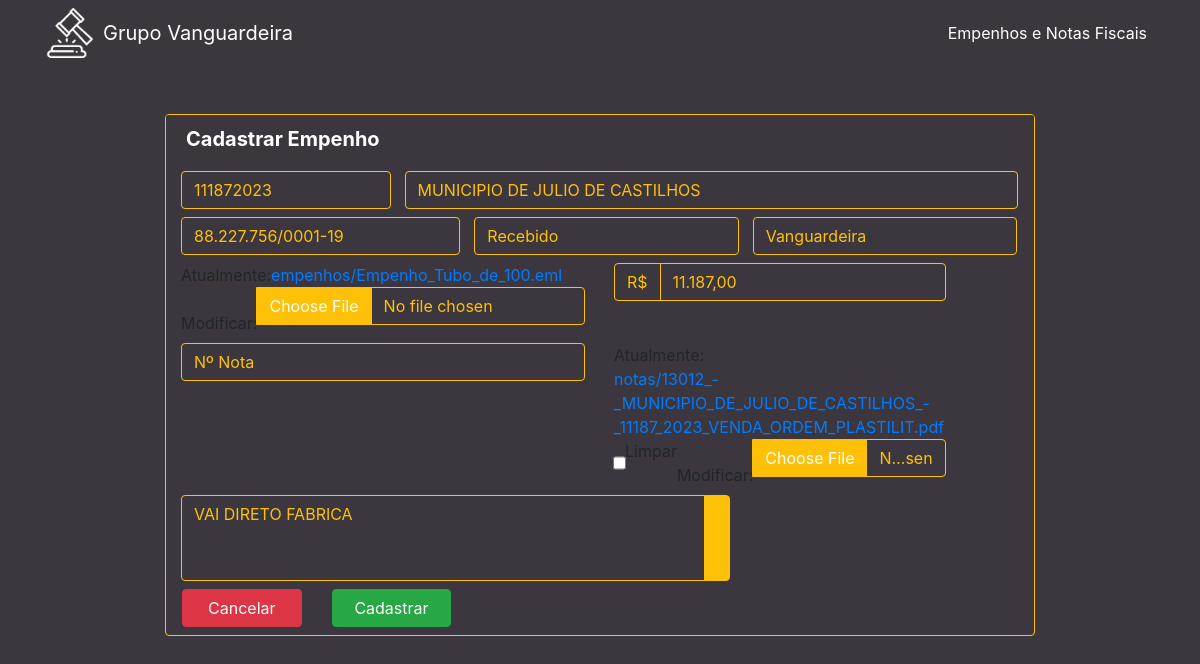
Page /edit/2945/ on the earlier database version.
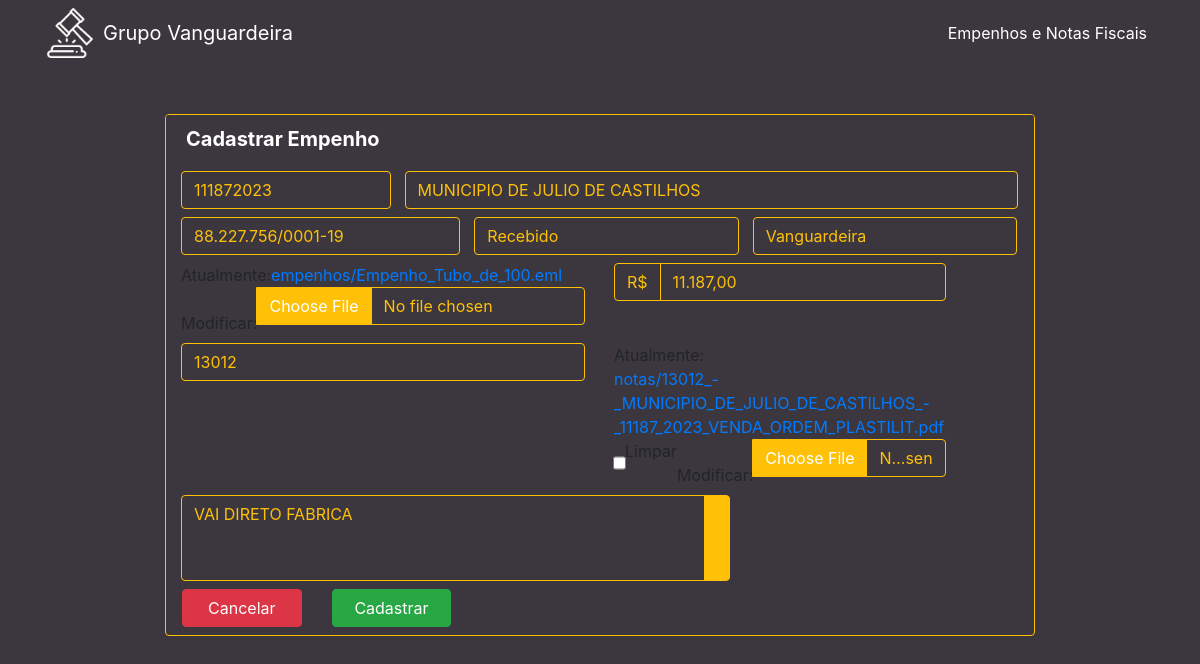
Same page on the later database version.
### cliente/models.py (models this page shows, shortened)
class Cliente(models.Model):
    numero = models.CharField(max_length=255)
    nome = models.CharField(max_length=255)
    cnpj = models.CharField(max_length=255)
    data_criacao = models.DateTimeField(default=timezone.now)
    categoria = models.ForeignKey(Categoria, on_delete=models.DO_NOTHING)
    empresa = models.ForeignKey(Empresa, on_delete=models.DO_NOTHING)
    empenho = models.FileField(upload_to='empenhos/', max_length=500)
    nfe = models.FileField(upload_to='notas/', max_length=500, default='0', blank=True)
    n_nfe = models.CharField(max_length=255, blank=True)
    descricao = models.TextField(blank=True)
    valor = models.CharField(max_length=255)

### cliente/views.py (the view)
# urls.py: path('edit/<int:pk>/', views.edit, name="edit"),
def edit(request, pk):
    cliente = Cliente.objects.get(pk=pk)
    form = ClienteForm(instance=cliente)
    return render(request, 'cliente/form.html', {'cliente': cliente, 'form': form})

### cliente/form.py
class ClienteForm(ModelForm):
    class Meta:
        model = Cliente
        fields = ['numero', 'nome', 'cnpj', 'data_criacao', 'categoria', 'empresa', 'empenho', 'descricao', 'valor', 'nfe', 'n_nfe']
    def __init__(self, *args, **kwargs):
        super(ClienteForm, self).__init__(*args, **kwargs)
        for field in self.fields:
            self.fields[field]. widget.attrs.update({'class': 'form-control'})

### cliente/models.py (called while the page is built)
    def __str__(self):
        return self.nome

    def __str__(self):
        return self.nome

### cliente/templates/cliente/form.html (shortened to what this page needs)
{% extends 'base.html' %}
{% load widget_tweaks %}
{% block conteudo %}
    <div class="container col-lg-12 center mt-5 w-75">
        <div class="card card-primary card-formulario">
            <div class="card-header">
                <h5 class="card-title mb-0">
                    Cadastrar Empenho
                </h5>
            </div>
            <form action="{% if cliente %}/cliente/update/{{cliente.id}}/{% else %}/cliente/create/{% endif %}" method="POST" enctype="multipart/form-data">
                  <div class="input-group col-12 p-15 my-2">
                    <div class="input-group col-3 p-0">
                      {% render_field form.numero name="numero" type="name" placeholder="Nº Empenho" autocomplete="off"%}
                    </div>
                    <div class="input-group col-9 pr-0">
                      {% render_field form.nome name="nome" id="nome" type="name" placeholder="Nome do cliente" autocomplete="off"%}
                    </div>
                  </div>
                  <div class="input-group col-12 mb-2 p-15">
                    <div class="input-group col-4 p-0" >
                      {% render_field form.cnpj type="text" onblur="checkCnpj(this.value)" id="cpfcnpj" placeholder="CNPJ" autocomplete="off"%}
                    </div>
                    <div class="input-group col-4 pr-0">
                      {% render_field form.categoria name="categoria" id="categoria" placeholder="Categoria" autocomplete="off"%}
                    </div>
                    <div class="input-group col-4 pr-0">
                      {% render_field form.empresa name="empresa" id="empresa" placeholder="Empresa" autocomplete="off"%}
                    </div>
                  </div>
                  <div class="input-group col-12 p-0">
                    <div class="input-group col-6 p-15 mb-2" >
                      {% render_field form.empenho name="empenho" type="file" placeholder="Empenho" autocomplete="off"%}
                    </div>
                    <div class="input-group col-5 p-15 mb-2" >
                      <span class="input-group-text valor" id="span-valor">R$</span>
                      {% render_field form.valor name="valor" type="text" id="valor" placeholder="Valor do empenho" autocomplete="off"%}
                    </div>
                  </div>
                  <div class="input-group col-12 p-0">
                    <div class="input-group col-6 p-15 mb-2" >
                      {% render_field form.n_nfe name="n_nfe" type="name" placeholder="Nº Nota" autocomplete="off"%}
                    </div>
                    <div class="input-group col-5 p-15 mb-2" >
                      {% render_field form.nfe name="nfe" type="file" value="0" placeholder="Nfe" autocomplete="off"%}
                    </div>
                  </div>
                  <div class="input-group col-8 p-15 mb-2" >
                    {% render_field form.descricao rows="3" style="resize:none;" placeholder="Observações..." type="text" autocomplete="off"%}
                    <div class="input-group-append">
                      <div class="input-group-text">
                      </div>
                    </div>
                  </div>
                <div class="row">
                    <div class="col-2 mb-2 ml-3">
                      <a class="btn btn-danger btn-block" href="{{ request.META.HTTP_REFERER }}">Cancelar</a>
                    </div>
                    <div class="col-2 m-0">
                      <button type="submit" class="btn btn-success btn-block" id="submit_button" >Cadastrar</button>
                    </div>
                </div>
            </form>
        </div>
    </div>
{% endblock %}

Differences in the rows shown:
changed Cliente "MUNICIPIO DE JULIO DE CASTILHOS": n_nfe (not shown) → "13012"
